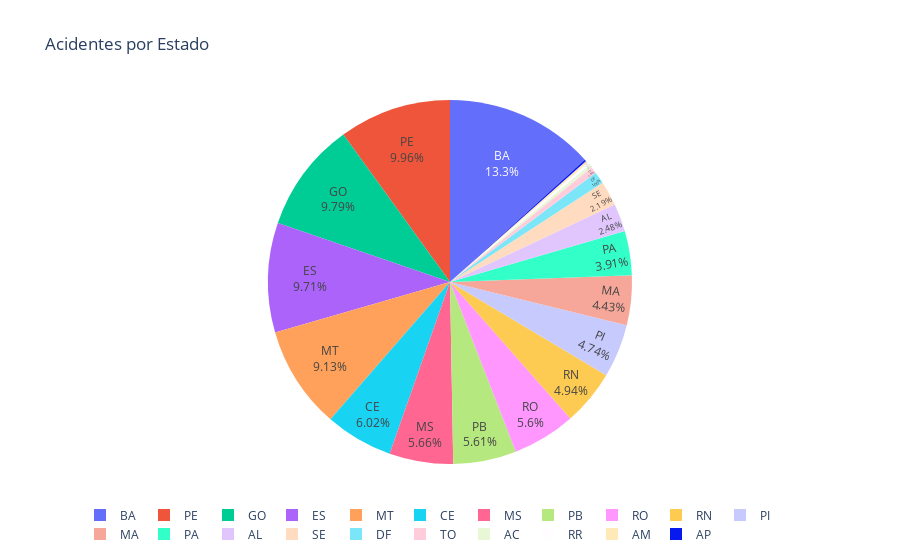
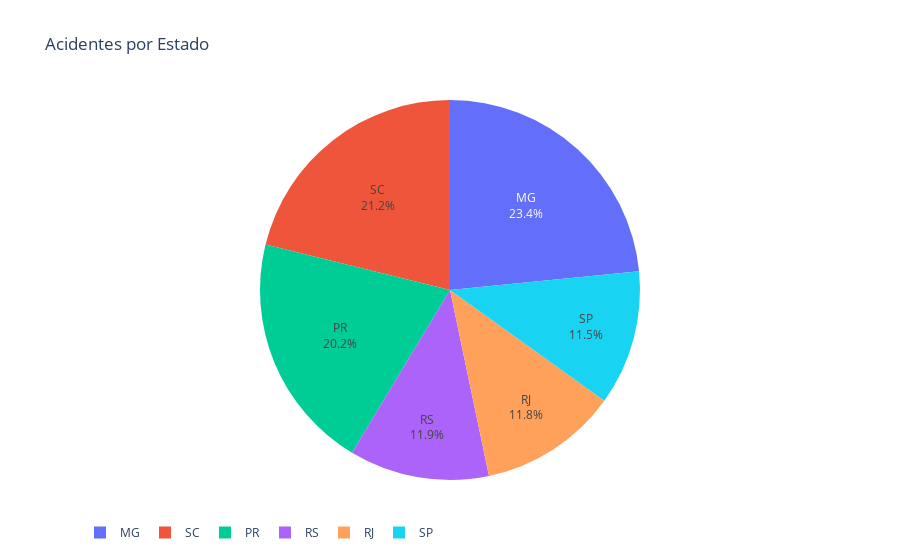
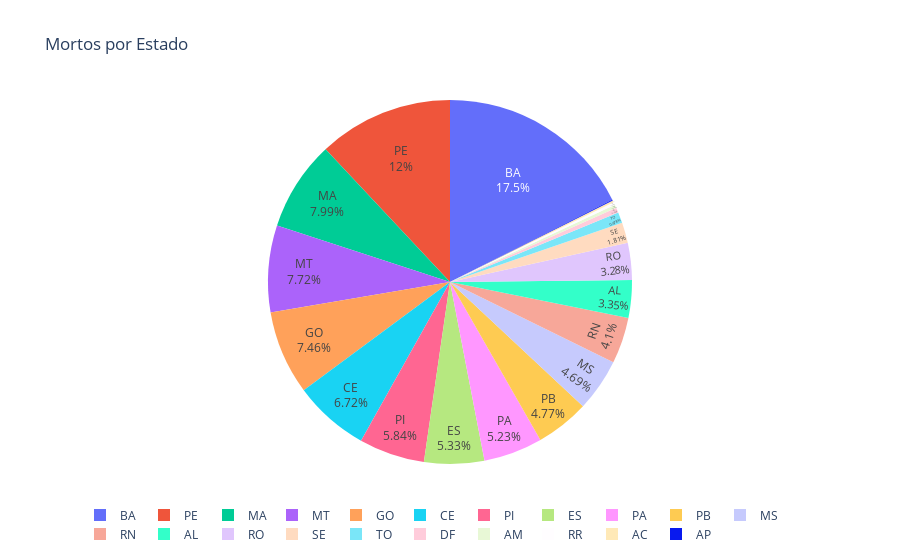
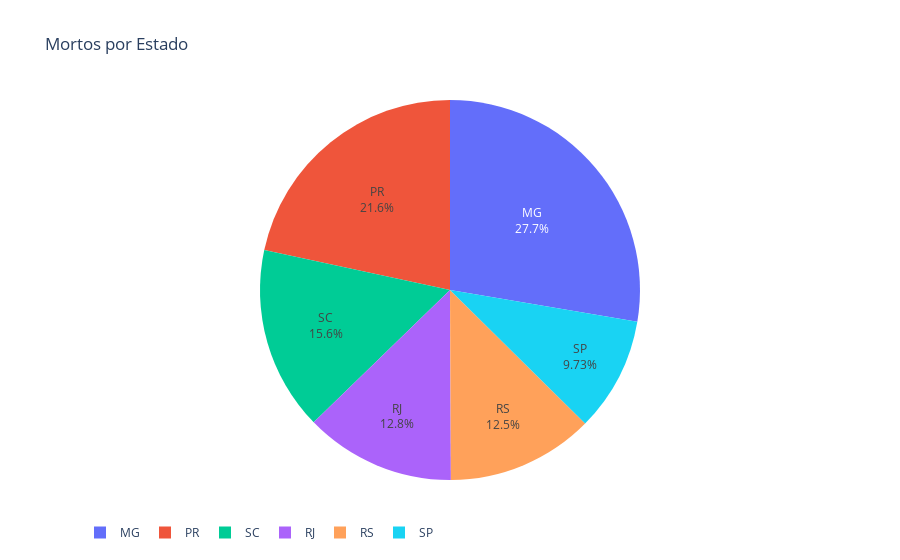

The notebook cell saved with these charts, in order:
### Code cell
for i in range(0,n):
    dfcluster =dfresult[dfresult['cluster'] == i]
    dfcluster = dfcluster.reset_index()
    #dfcluster['uf'] = dfcluster['uf_br'].str.split('_', expand = True)[0]
    fig = px.pie(dfcluster, names ='uf', values = 'acidentes' , title = 'Acidentes por Estado')
    fig.update_traces(textposition='inside', textinfo='percent+label')
    fig.update_layout(uniformtext_minsize=12, legend=dict(orientation="h"))
    fig.show()
    
for i in range(0,n):
    
    dfcluster =dfresult[dfresult['cluster'] == i]
    dfcluster = dfcluster.reset_index()
    #dfcluster['uf'] = dfcluster['uf_br'].str.split('_', expand = True)[0]
    fig = px.pie(dfcluster, names ='uf', values = 'mortos', title = 'Mortos por Estado')
    fig.update_traces(textposition='inside', textinfo='percent+label')
    fig.update_layout(uniformtext_minsize=12, legend=dict(orientation="h"))
    fig.show()

### Figure 1 — Plotly figure (JSON) as saved in the notebook; plotly's stock layout.template omitted (floating-point values rounded to 4 significant figures)
{"data": [{"domain": {"x": [0, 1], "y": [0, 1]}, "hovertemplate": "uf=%{label}<br>acidentes=%{value}<extra></extra>", "labels": ["AC", "AL", "AM", "AP", "BA", "CE", "DF", "ES", "GO", "MA", "MS", "MT", "PA", "PB", "PE", "PI", "RN", "RO", "RR", "SE", "TO"], "legendgroup": "", "name": "", "showlegend": true, "textinfo": "percent+label", "textposition": "inside", "type": "pie", "values": [359, 3087, 228, 201, 16519, 7496.0, 1320, 12087, 12180.0, 5508, 7047, 11362, 4868, 6980, 12400, 5897, 6142.0, 6973, 329, 2723, 732]}], "layout": {"autosize": true, "legend": {"orientation": "h", "tracegroupgap": 0}, "title": {"text": "Acidentes por Estado"}, "uniformtext": {"minsize": 12}}}

### Figure 2 — Plotly figure (JSON) as saved in the notebook; plotly's stock layout.template omitted (floating-point values rounded to 4 significant figures)
{"data": [{"domain": {"x": [0, 1], "y": [0, 1]}, "hovertemplate": "uf=%{label}<br>acidentes=%{value}<extra></extra>", "labels": ["MG", "PR", "RJ", "RS", "SC", "SP"], "legendgroup": "", "name": "", "showlegend": true, "textinfo": "percent+label", "textposition": "inside", "type": "pie", "values": [42030, 36273, 21162, 21362, 37934, 20576]}], "layout": {"autosize": true, "legend": {"orientation": "h", "tracegroupgap": 0}, "title": {"text": "Acidentes por Estado"}, "uniformtext": {"minsize": 12}}}

### Figure 3 — Plotly figure (JSON) as saved in the notebook; plotly's stock layout.template omitted (floating-point values rounded to 4 significant figures)
{"data": [{"domain": {"x": [0, 1], "y": [0, 1]}, "hovertemplate": "uf=%{label}<br>mortos=%{value}<extra></extra>", "labels": ["AC", "AL", "AM", "AP", "BA", "CE", "DF", "ES", "GO", "MA", "MS", "MT", "PA", "PB", "PE", "PI", "RN", "RO", "RR", "SE", "TO"], "legendgroup": "", "name": "", "showlegend": true, "textinfo": "percent+label", "textposition": "inside", "type": "pie", "values": [16, 349, 30, 10, 1828, 701, 45, 556, 778.0, 833.0, 489, 805, 546, 497, 1250, 609, 428, 342, 27, 189, 102]}], "layout": {"autosize": true, "legend": {"orientation": "h", "tracegroupgap": 0}, "title": {"text": "Mortos por Estado"}, "uniformtext": {"minsize": 12}}}

### Figure 4 — Plotly figure (JSON) as saved in the notebook; plotly's stock layout.template omitted (floating-point values rounded to 4 significant figures)
{"data": [{"domain": {"x": [0, 1], "y": [0, 1]}, "hovertemplate": "uf=%{label}<br>mortos=%{value}<extra></extra>", "labels": ["MG", "PR", "RJ", "RS", "SC", "SP"], "legendgroup": "", "name": "", "showlegend": true, "textinfo": "percent+label", "textposition": "inside", "type": "pie", "values": [2582, 2018.0, 1195, 1168, 1459, 908]}], "layout": {"autosize": true, "legend": {"orientation": "h", "tracegroupgap": 0}, "title": {"text": "Mortos por Estado"}, "uniformtext": {"minsize": 12}}}
